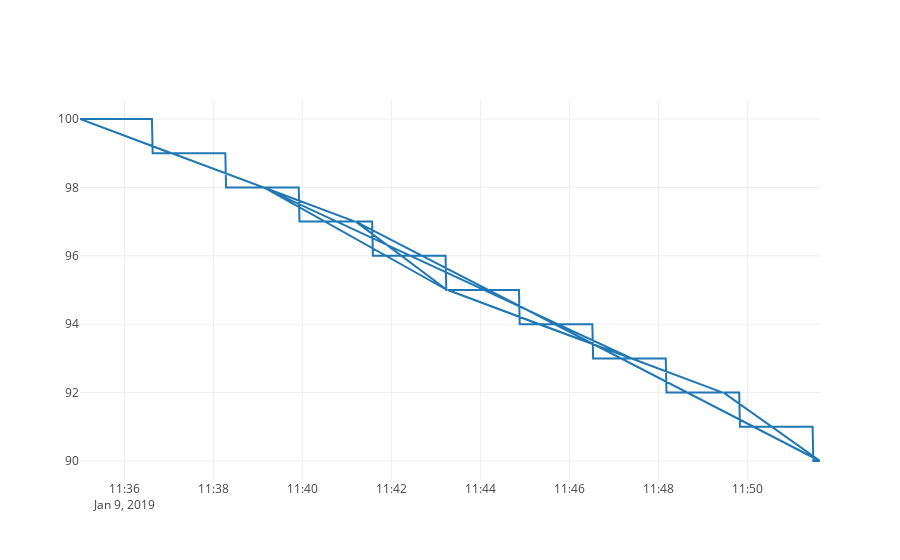

Write notebook code for a chart like this one.
### Markdown cell above
## Plot stream data
Visualization is a key part to gaining an understanding of the data and performing data analysis.  The data stream contains a set of basic ploting operations that are accessible through the `.plot()` method or through dedicated mechanisms.  Please see the `plotting_demo` tutorial page for a complete set of plotting examples

### Code cell
data_stream.plot()

### Figure 1 — Plotly figure (JSON) as saved in the notebook; plotly's stock layout.template omitted (floating-point values rounded to 4 significant figures; data arrays with more than 128 entries replaced by an {"elided": "..."} marker saying what was removed)
{"data": [{"name": "battery_level", "type": "scatter", "uid": "6ff36852-4312-4133-85c6-793f00b82f15", "x": {"elided": "6993 str values"}, "y": {"elided": "6993 int values"}}], "layout": {"autosize": true, "xaxis": {"autorange": true, "range": ["2019-01-09 11:35", "2019-01-09 11:51:38"], "type": "date"}, "yaxis": {"autorange": true, "range": [89.44, 100.6], "type": "linear"}}}
